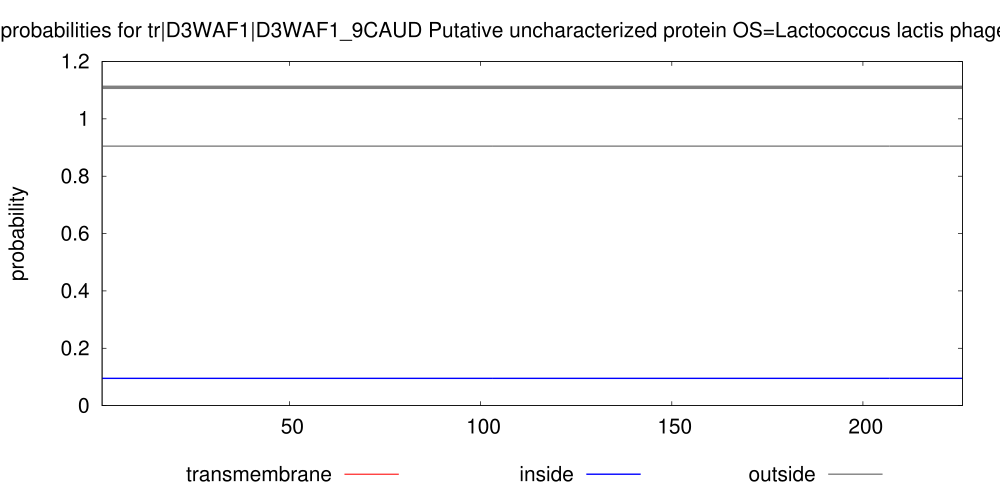

Write gnuplot code to recreate this figure.
set arrow from 1,1.11 to 226,1.11 nohead lt 9 lw 10
set key below
set title "TMHMM posterior probabilities for tr|D3WAF1|D3WAF1_9CAUD Putative uncharacterized protein OS=Lactococcus lactis phage p2 PE=4 SV=1 ORF=44"
set yrange [0:1.2]
set size 2., 1.4
#set xlabel "position"
set ylabel "probability"
set xrange [1:226]
# Make the ps plot
set term postscript eps color solid "Helvetica" 30
set output "./TMHMM_9908/tr_D3WAF1_D3WAF1_9CAUD.eps"
plot "./TMHMM_9908/tr_D3WAF1_D3WAF1_9CAUD.plp" using 1:4 title "transmembrane" with impulses lt 1 lw 3, \
"" using 1:3 title "inside" with line lt 3 lw 4, \
"" using 1:5 title "outside" with line lt 9 lw 4
exit
